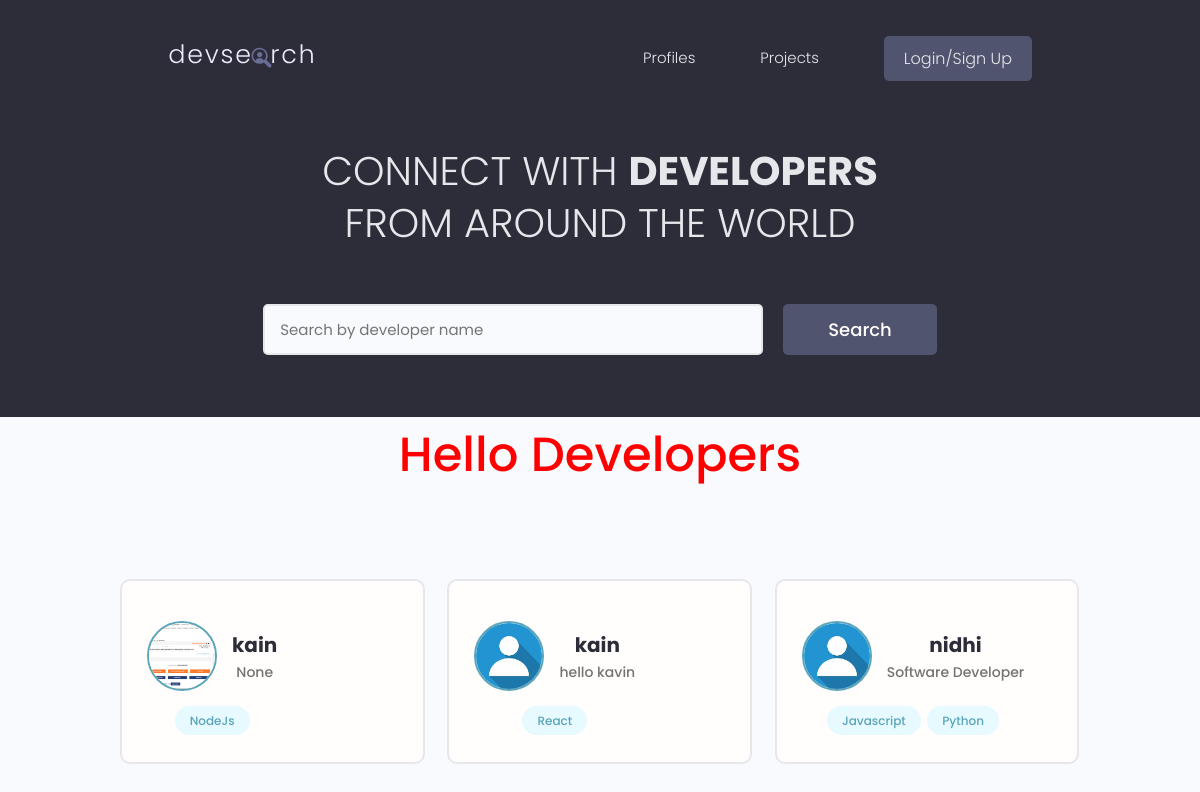
Before: / with the older database file.
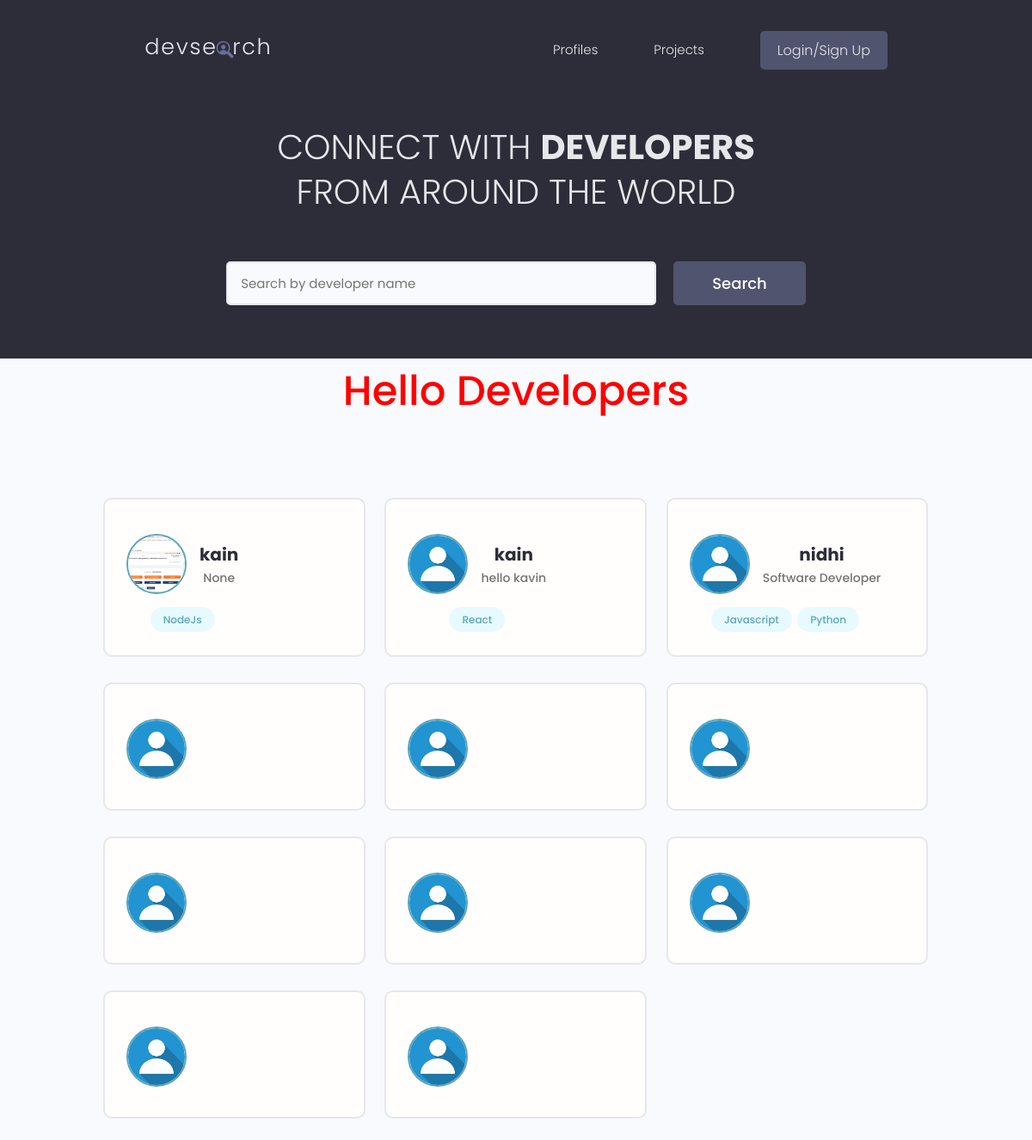
After: the same page with the newer database file.
### userapp/models.py (models this page shows, shortened)
class profile(models.Model):
    user=models.OneToOneField(User,on_delete=models.CASCADE,null=True,blank=True)
    name=models.CharField(max_length=250,blank=True,null=True)
    username=models.CharField(max_length=250,blank=True,null=True)
    email=models.EmailField(max_length=500,blank=True,null=True)
    About=models.CharField(max_length=500,blank=True,null=True,default=" ")
    Bio=models.TextField(blank=True,null=True)
    X_link=models.CharField(null=True,blank=True,max_length=500)
    Instagram_link=models.CharField(null=True,blank=True,max_length=500)
    Profile_img=models.ImageField(null=True,blank=True,upload_to='Profiles/',default='Profiles/OIP.jpg')
    Github_link=models.CharField(null=True,blank=True,max_length=500)
    created=models.DateTimeField(auto_now_add=True)
    id=models.UUIDField(primary_key=True,editable=False,default=uuid.uuid4,unique=True)

class Skills(models.Model):
    id=models.UUIDField(default=uuid.uuid4,unique=True,primary_key=True,editable=False)
    created=models.DateTimeField(auto_now_add=True)
    owner=models.ForeignKey(profile,on_delete=models.CASCADE,null=True,blank=True)
    name=models.CharField(max_length=200,blank=True,null=True)
    desc=models.TextField()
    def __str__(self):
        return str(self.name)

### userapp/views.py (the view)
# urls.py: path('',views.userprofile,name='userprofile'),
def userprofile(request):
    allprofiles=profile.objects.all()
    return render(request,'userapp/userprofile.html',{ 'profiles':allprofiles})

### userapp/templates/userapp/userprofile.html (shortened to what this page needs)
{% include 'navbar.html' %}
 <main class="home">
    <section class="hero-section text-center">
      <div class="container container--narrow">
        <div class="hero-section__box">
          <h2>CONNECT WITH <span>DEVELOPERS</span></h2>
          <h2>FROM AROUND THE WORLD</h2>
        </div>
        <div class="hero-section__search">
          <form class="form" action="#" method="get">
            <div class="form__field">
              <input class="input input--text" id="formInput#search" type="text" name="text"
                placeholder="Search by developer name" />
            </div>
            <input class="btn btn--sub btn--lg" type="submit" value="Search" />
          </form>
        </div>
      </div>
    </section>
     <h1 style="text-align:center">Hello Developers </h1>
    <section class="devlist">
      <div class="container">
        <div class="grid grid--three">
           {% for profile in profiles%}
            <div class="column card">
            <div class="dev">
              <a href="{% url 'profilevisit' profile.id %}" class="card__body">
                <div class="dev__profile">
                  <img class="avatar avatar--md" src="{{profile.Profile_img.url}}" alt="image" />
                  <div class="dev__meta">
                    <h3>{{profile.name}}</h3>
                    <h5>{{profile.About}}</h5>
                  </div>
                </div>
                <div class="dev__skills">
                   {% for skill in profile.skills_set.all %}
                <span class="tag tag--pill tag--main">
                    <small>{{ skill}}</small>
                </span>
                {% endfor %}
                </div>
              </a>
            </div>
          </div>
{% endfor %}
        </div>
      </div>
    </section>
  </main>

### templates/navbar.html (shortened to what this page needs)
<!DOCTYPE html>
<html lang="en">
<head>
    {% load static %}
    <link rel="stylesheet" type="text/css" href="{% static 'css/main.css' %}">
    <link rel="stylesheet" href="https://cdn.iconmonstr.com/1.3.0/css/iconmonstr-iconic-font.min.css" />
    <link rel="stylesheet" href="{% static 'uikit/styles/uikit.css' %}"/>
    <link rel="stylesheet" href="{% static 'styles/app.css' %}" />
</head>
<body>
<header class="header">
    <div class="container container--narrow">
      <a href="{% url 'userprofile' %}" class="header__logo">
        <img src="{% static 'images/logo.svg' %}" alt="DevSearch Logo" />
      </a>
      <nav class="header__nav">
        <ul class="header__menu">
          <li class="header__menuItem"><a href="{% url 'userprofile' %}">Profiles</a></li>
          <li class="header__menuItem"><a href="{% url 'projects' %}" >Projects</a></li>
          {% if request.user.is_authenticated %}
          <li class="header__menuItem"><a href="">Inbox</a></li>
          <li class="header__menuItem"><a href="{%  url 'create-project' %}">Add Project</a></li>
            <li class="header__menuItem"><a href="{% url 'logout' %}" class="btn btn--sub">Logout</a></li>
         {% else %}
            <li class="header__menuItem"><a href="{% url 'login' %}" class="btn btn--sub">Login/Sign Up</a></li>
            {% endif %}
        </ul>
      </nav>
    </div>
  </header>
</body>
</html>

### static/styles/main.css (style rules this page uses)
h1 { color:red; }
h1 { text-align: center; }
a { display: block; text-align: center; margin-top: 20px; text-decoration: none; color: blue; }

### static/styles/app.css (style rules this page uses)
:root { --color-sub: #2d2d39; }
.btn--sub { background-color: var(--color-sub-light); }
.card { border: 2px solid var(--color-light); }
img { width: 100%; }
.header { position: sticky; z-index: 111; background-color: var(--color-sub); padding: 1.5rem 0; }
.header > .container { display: flex; justify-content: space-between; align-items: center; }
.header__logo > img { height: 3.8rem; }
.header__nav > ul { display: inline-flex; align-items: center; list-style: none; gap: 6.5rem; }
.header__menuItem > a { color: var(--color-light); font-weight: 300; }
.hero-section { height: 40vh; display: flex; align-items: center; background-color: var(--color-sub); }
.hero-section__box { margin-bottom: 4rem; }
.hero-section__box > h2, .hero-section__box > h2 > span { font-size: 4rem; color: var(--color-light); line-height: 1.3; text-transform: uppercase; }
.hero-section__box > h2 { font-weight: 300; }
.hero-section__box > h2 > span { font-weight: 700; }
.hero-section__search > .form { display: flex; align-items: center; justify-content: center; gap: 2rem; }
.hero-section__search > .form input.input--text { width: 50rem; }
.devlist { margin-top: 8rem; }
.devlist .grid { align-items: stretch; }
.devlist .dev .dev__profile { display: flex; align-items: center; gap: 1.5rem; }
.devlist .dev .dev__meta h3 { color: var(--color-sub); font-size: 2rem; font-weight: 700; }
.devlist .dev .dev__meta h5 { color: var(--color-text); font-size: 1.4rem; font-weight: 500; }

### static/uikit/styles/modules/_variables.css (style rules this page uses)
:root { --color-main: #5aa5b9; --color-main-light: #e6faff; --color-sub: #3f4156; --color-sub-light: #51546e; --color-sub-lighter: #ededfd; --color-text: #737373; --color-gray: #8b8b8b; --color-light: #e5e7eb; --color-light-gray: #767676; --color-bg: #f8fafd; --color-white: #fffefd; --color-white-light: #f3f3f3; --color-success: #359e64; --color-success-bg: #def8e8; --color-error: #fc4b0b; --color-error-bg: #fff2ee; --font-base: 'Poppins', arial, helvetica, 'Segoe UI', roboto, ubuntu, sans-serif; --font-monospace: 'Fira Code', 'Courier New', courier, monospace; --font-regular: 300; --font-medium: 500; --font-bold: 700; --generic-shadow: 1px 1px 5px #00000010; --generic-transition: all 0.3s ease-in-out; }

### static/uikit/styles/modules/_base.css (style rules this page uses)
* { margin: 0; padding: 0; box-sizing: border-box; text-rendering: optimizeLegibility; color: inherit; font-size: inherit; }
html { font-size: 50%; }
@media only screen and (min-width: 480px) { html { font-size: 56.25%; } }
@media only screen and (min-width: 1200px) { html { font-size: 62.5%; } }
body { line-height: 1.6; font-weight: 400; font-size: 1.5rem; color: var(--color-text); background-color: var(--color-bg); min-height: 100vh; }

### static/uikit/styles/modules/_typography.css (style rules this page uses)
* { font-family: var(--font-base); }
h1 { font-size: 4.8rem; font-weight: var(--font-medium); }
h2 { font-size: 3.6rem; font-weight: var(--font-bold); }
h3 { font-size: 3.2rem; font-weight: var(--font-medium); }
h5 { font-size: 2.4rem; font-weight: var(--font-medium); }
h5, h6 { font-weight: var(--font-regular); }
p, span, strong { font-size: 1.6rem; color: var(--color-text); font-weight: var(--font-regular); }
a { padding-bottom: 2px; text-decoration: none; display: inline-block; color: var(--color-main); font-weight: var(--font-medium); }

### static/uikit/styles/modules/_utilities.css (style rules this page uses)
.container { width: 92%; max-width: 165rem; margin: 0 auto; box-sizing: border-box; }
.container--narrow { width: 92%; max-width: 120rem; }
@media screen and (min-width: 1000px) { .container { width: 90%; } }
@media screen and (min-width: 1000px) { .container--narrow { width: 85%; } }
@media screen and (min-width: 1200px) { .container { width: 80%; } }
@media screen and (min-width: 1200px) { .container--narrow { width: 72%; } }
.text-center { text-align: center; }

### static/uikit/styles/modules/_avatar.css (style rules this page uses)
.avatar { border-radius: 50%; border: 2px solid var(--color-main); object-fit: cover; }
.avatar--md { height: 7rem; width: 7rem; }

### static/uikit/styles/modules/_card.css (style rules this page uses)
.card { border-radius: 1rem; background-color: var(--color-white); border: 1.5px solid var(--color-light); width: auto; height: auto; margin-top: 0.5rem; margin-bottom: 0.5rem; overflow: hidden; }
.card__body, .card__header { padding: 2rem 2.5rem; }

Changed rows visible on the page:
added profile: Profile_img (picture)
added profile: Profile_img (picture)
added profile: Profile_img (picture)
added profile: Profile_img (picture)
added profile: Profile_img (picture)
added profile: Profile_img (picture)
added profile: Profile_img (picture)
added profile: Profile_img (picture)
